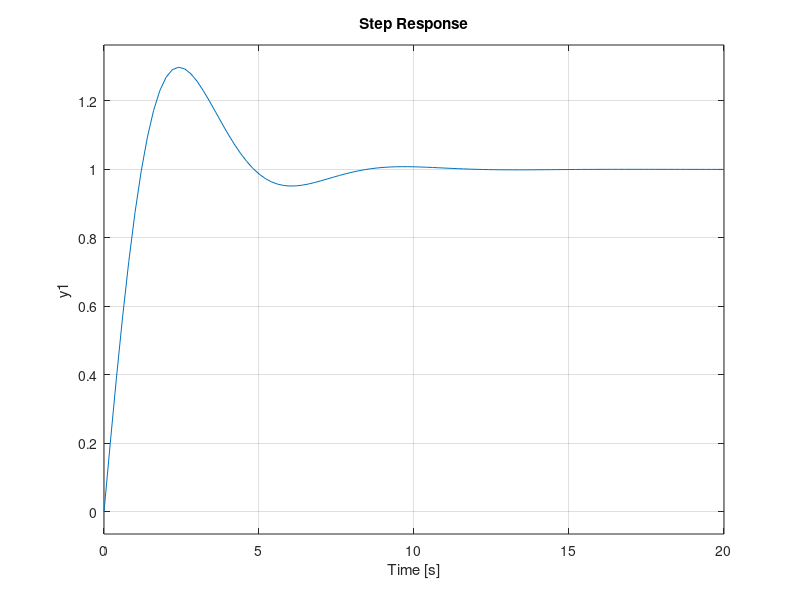
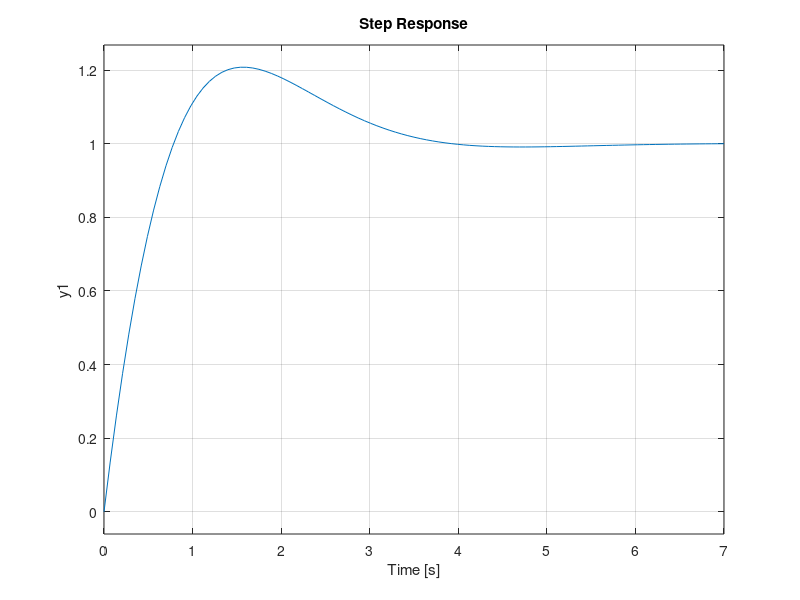
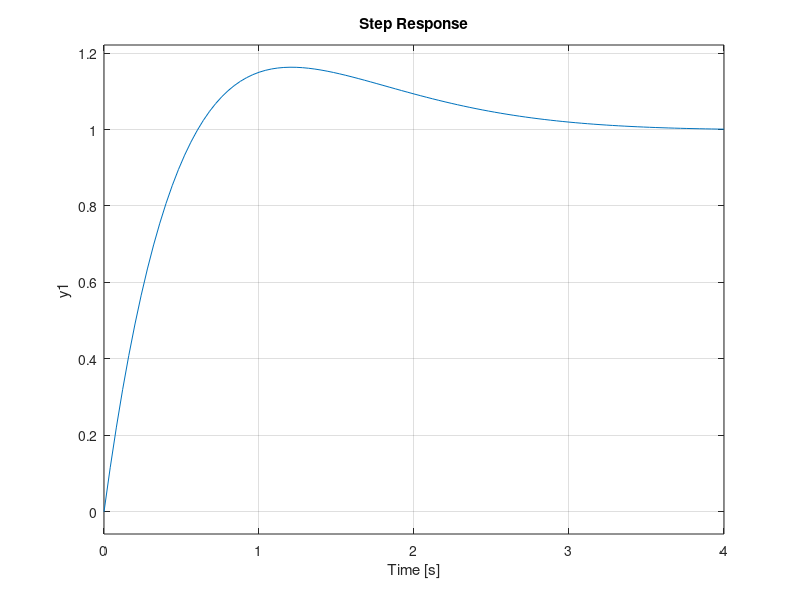
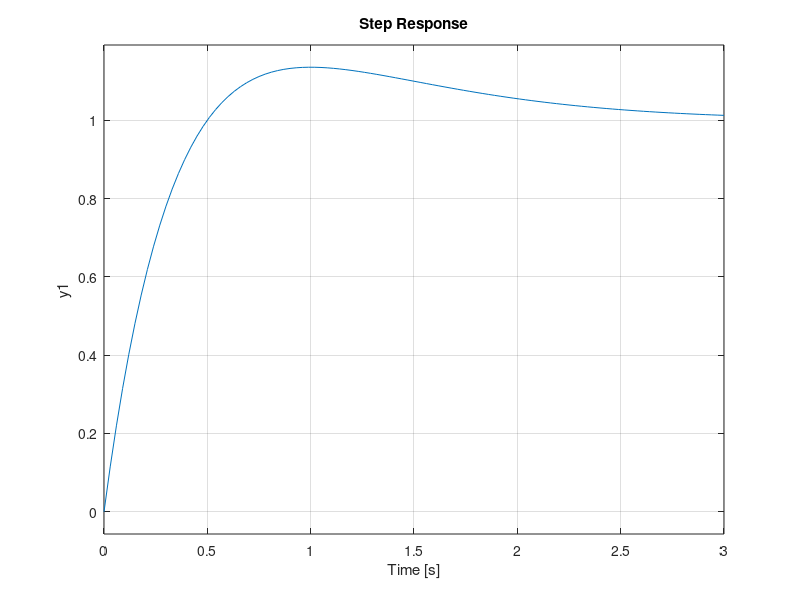

Write MATLAB code to recreate these figures, in order.
% Clear the workspace and any variables
clear; clc; clf;

for K = 1:5
    % Define closed loop system
    sys = tf([K K],[1 K K]);
    
    % Create new figure
    figure(K)
    
    % Plot Bode plot for system
    subplot(1,2,1)
    bode(sys)
    
    % Plot Step response for system
    subplot(1,2,2)
    step(sys)
end